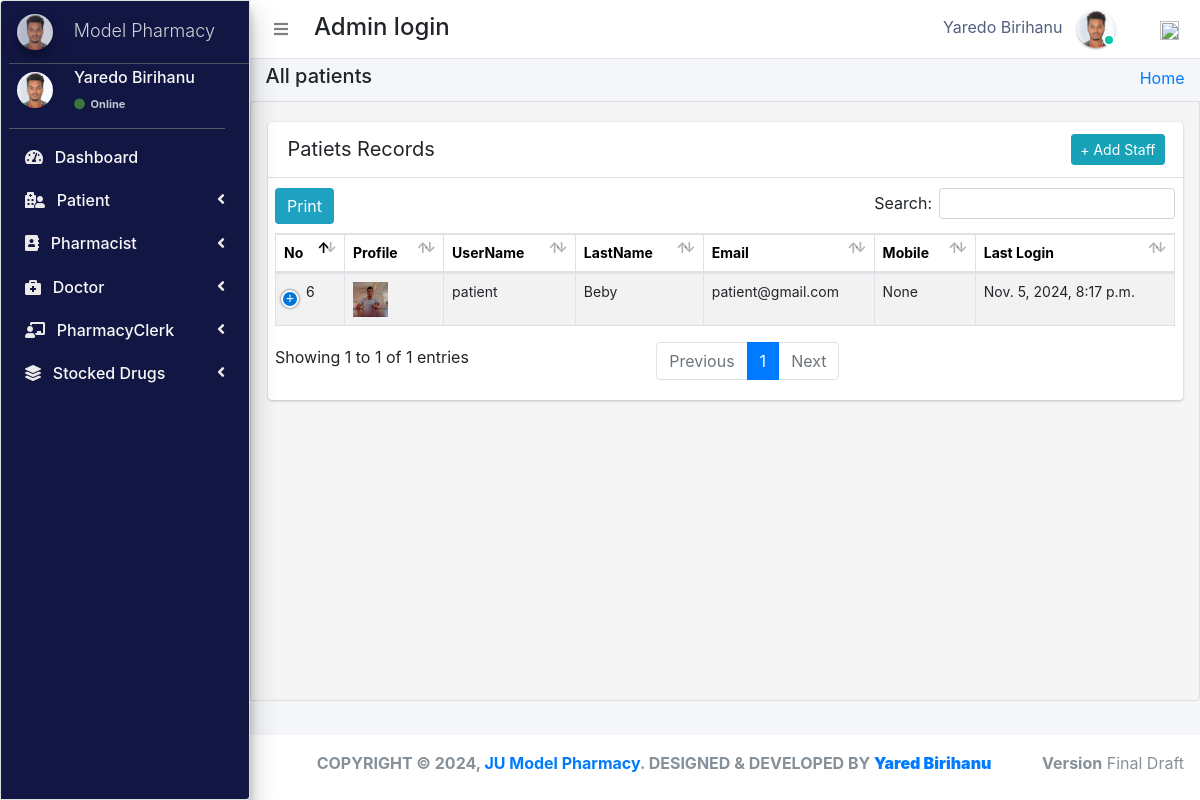
/admin_user/all_patients/ (signed in), run on the app's committed database.
### pharmacy/models.py (models this page shows, shortened)
class CustomUser(AbstractUser):
    user_type_data = ((1, "AdminHOD"), (2, "Pharmacist"), (3, "Doctor"), (4, "PharmacyClerk"),(5, "Patients"))
    user_type = models.CharField(default=1, choices=user_type_data, max_length=10)

class AdminHOD(models.Model):
    gender_category=(
        ('Male','Male'),
        ('Female','Female'),
    )
    admin = models.OneToOneField(CustomUser,null=True, on_delete = models.CASCADE)
    emp_no= models.CharField(max_length=100,null=True,blank=True)
    gender=models.CharField(max_length=100,null=True,choices=gender_category)
    mobile=models.CharField(max_length=10,null=True,blank=True)
    address=models.CharField(max_length=300,null=True,blank=True)
    profile_pic=models.ImageField(default="admin.png",null=True,blank=True)
    created_at = models.DateTimeField(auto_now_add=True)
    updated_at = models.DateTimeField(auto_now=True)
    date_employed=models.DateTimeField(auto_now_add=True, auto_now=False)
    objects = models.Manager()

class Patients(models.Model):
    gender_category=(
        ('Male','Male'),
        ('Female','Female'),
    )
    admin = models.OneToOneField(CustomUser,null=True, on_delete = models.CASCADE)
    reg_no=models.CharField(max_length=30,null=True,blank=True,unique=True)
    gender=models.CharField(max_length=7,null=True,blank=True,choices=gender_category)
    first_name=models.CharField(max_length=20,null=True,blank=True)
    last_name=models.CharField(max_length=20,null=True,blank=True)
    dob=models.DateTimeField(auto_now_add= False, auto_now=False,null=True,blank=True)
    phone_number=models.CharField(max_length=10,null=True,blank=True)
    profile_pic=models.ImageField(default="patient.jpg",null=True,blank=True)
    age = models.IntegerField(default=0, blank=True, null=True)
    address=models.CharField(max_length=300,null=True,blank=True)
    date_admitted=models.DateTimeField(auto_now_add=True, auto_now=False)
    last_updated = models.DateTimeField(auto_now_add=False, auto_now=True)

### pharmacy/HODViews.py (the view, shortened to what this page needs)
# urls.py: path('admin_user/all_patients/',HODViews.allPatients,name='all_patients'),
def allPatients(request):
    form=PatientSearchForm1(request.POST or None)
    patients=Patients.objects.all()
    context={
        "patients":patients,
        "form":form,
        "title":"Admitted Patients"
    }
    return render(request,'hod_templates/admited_patients.html',context)

### pharmacy/forms.py
class PatientSearchForm1(ModelForm):
    class Meta:
        model=Patients
        fields='__all__'
        exclude=['profile_pic','gender','mobile','address','dob']

### pharmacy/templates/hod_templates/admited_patients.html (shortened to what this page needs)
{% extends 'hod_templates/base_template.html'%}
{% load static %}
{% block page_title %}
<h5>All patients</h5>
{% endblock page_title %}
{% block main_content %}
<section class="content">
    <div class="row">
        <div class="col-md-12 px-3">
            <div class="card card-primar sc">
                <div class="card-header">
                    <span>Patiets Records</span>
                   <div class="card-tools d-flex">
                <a class="btn btn-sm btn-info mr-2" href="{% url 'patient_form' %}" role="button">+ Add Staff</a>
            </div>
                </div>
                <table  class="table table-bordered table-hover dataTable" id="plist">
                    <thead>
                            <tr>
                                    <th>No</th>
                                    <th>Profile</th>
                                    <th>UserName</th>
                                    <th>LastName</th>
                                    <th>Email</th>
                                    <th>Mobile</th>
                                     <th>Last Login</th>
                            </tr>
                    </thead>
                    <tbody>
                            {% for patient in patients %}
                            <tr class="hov"> <td>{{patient.admin.id}}</td>
                                <td> <img src="{{patient.profile_pic.url}}" class="" width="35" height="35" alt=""></td>
                                <td>{{patient.admin}}</td>
                                <td>{{patient.admin.last_name}}</td>
                                <td>{{patient.admin.email}}</td>
                                <td>{{patient.phone_number}}</td>
                                <td>{{patient.admin.last_login}}</td>
                            </tr>
                            {% endfor %}
                    </tbody>
                </table>
            </div>
        </div>
    </div>
</section>
{% endblock %}

### pharmacy/templates/hod_templates/base_template.html (shortened to what this page needs)
{% extends 'base_file.html' %} {% block htm %}
<body class="hold-transition sidebar-mini layout-fixed">
    <div class="wrapper">
        <nav class="main-header navbar navbar-expand navbar-white navbar-light">
            <ul class="navbar-nav">
                <li class="nav-item">
                    <a class="nav-link" data-widget="pushmenu" href="#" role="button"><i class="fas fa-bars"></i></a>
                </li>
            </ul>
            <h4 style="margin-left: 10px; margin-top: 5px;">Admin login </h4>
            <ul class="navbar-nav ml-auto">
                <li class="mx-3">
                    <a href="#" class="sm-submenu-with-image a">
                        <span>{{user.first_name}}  {{user.last_name}}</span>
                        <img src="{{request.user.adminhod.profile_pic.url}}" class="img-circle elevation-1" width="38" height="38" alt="">
                        <span class="avatar-status avatar-sm-status avatar-status-success"></span>
                    </a>
                </li>
                <li class="nav-item dropdown ml-3 low">
                    <a href="#" class="btn btn-outlined btn-black text-muted bg-transparent " data-toggle="dropdown" aria-expanded="false" data-wow-delay="0.7s"><img src="https://img.icons8.com/ios/50/000000/settings.png" width="19" height="19">
                    </a>
                </li>
            </ul>
        </nav>
        {% include 'hod_templates/sidebar.html'%}
        <div class="content-wrapper">
            <div class="content-header">
                <div class="container-fluid">
                    <div class="row ">
                        <div class="col-sm-6">
                            <h1 class="m-0 text-dark">
                                {% block page_title %} {% endblock page_title %}
                            </h1>
                        </div>
                        <div class="col-sm-6 ">
                            <ol class="breadcrumb float-sm-right">
                                <li class="breadcrumb-item"><a href="">Home</a></li>
                            </ol>
                        </div>
                    </div>
                </div>
            </div>
            {% block main_content %} {% endblock main_content %}
        </div>
        {% include 'hod_templates/footer.html'%}
    </div>
    {% endblock htm %}

### pharmacy/templates/hod_templates/sidebar.html (shortened to what this page needs)
<aside class="main-sidebar sidebar-dark-primary elevation-4">
    <a href="" class="brand-link ml-2">
        <img src="{{request.user.adminhod.profile_pic.url}}" alt="" width="36" height="36" class=" img-circle elevation-3" style="opacity: .8">
        <span class="brand-text font-weight-light mt-1 ml-3 mmust">Model Pharmacy</span>
    </a>
    <div class="sidebar">
        <div class="user-panel mr-3">
            <div class="pull-left image sm-submenu-with-image a ml-2 ">
                <img src="{{request.user.adminhod.profile_pic.url}}" class="img-circle mt-2" width="36" height="36" alt="User Image">
            </div>
            <div class="pull-left info">
                <p>{{user.first_name}} {{user.last_name}}</p>
                <a href="#"><i class="fa fa-circle text-success "></i> Online</a>
            </div>
        </div>
        <nav class="mt-2">
            <ul class="nav nav-pills nav-sidebar flex-column" data-widget="treeview" role="menu" data-accordion="false">
                <li class="nav-item">
                    <a href="{% url  'admin_dashboard' %}" class="nav-link">
                        <i class="fas fa-tachometer-alt mr-2"></i>
                        <p>
                            Dashboard
                        </p>
                    </a>
                </li>
                <li class="nav-item">
                    <a href="#" class="nav-link">
                        <i class="fas fa-hospital-user mr-2"></i>
                        <p>
                            Patient
                            <i class="right fas fa-angle-left"></i>
                        </p>
                    </a>
                </li>
                <li class="nav-item">
                    <a href="#" class="nav-link">
                        <i class="fas fa-address-book mr-2"></i>
                        <p>
                            Pharmacist
                            <i class="right fas fa-angle-left"></i>
                        </p>
                    </a>
                </li>
                <li class="nav-item">
                    <a href="#" class="nav-link">
                        <i class="fas fa-briefcase-medical mr-2"></i>
                        <p>
                            Doctor
                            <i class="right fas fa-angle-left"></i>
                        </p>
                    </a>
                </li>
                <li class="nav-item">
                    <a href="#" class="nav-link">
                        <i class="fas fa-chalkboard-teacher mr-2"></i>
                        <p>
                            PharmacyClerk
                            <i class="right fas fa-angle-left"></i>
                        </p>
                    </a>
                </li>
                <li class="nav-item">
                    <a href="#" class="nav-link">
                        <i class="fas fa-layer-group mr-2"></i>
                        <p>
                            Stocked Drugs
                            <i class="right fas fa-angle-left"></i>
                        </p>
                    </a>
                </li>
            </ul>
        </nav>
    </div>
</aside>

### static/css/main.css (style rules this page uses)
html { font-family: sans-serif; line-height: 1.15; -webkit-text-size-adjust: 100%; -webkit-tap-highlight-color: transparent; }
body { overflow-y: hidden; overflow-x: hidden; font-family: -apple-system, BlinkMacSystemFont, "Segoe UI", Roboto, "Helvetica Neue", Arial, "Noto Sans", sans-serif, "Apple Color Emoji", "Segoe UI Emoji", "Segoe UI Symbol", "Noto Color Emoji" !important; }
th { color: rgb(0, 0, 0); font-size: 14px !important; }
.content { background-color: #f5f5f5; border: 1px solid #dddddd; border-radius: 4px 0px 4px 0px; left: -1px; padding: 10px 7px 5px; }
.main-sidebar { background: #ffffff; border: 1px solid #dddddd; border-radius: 4px 0px 4px 0px; font-weight: bold; }
.content { height: 75vh; overflow-y: scroll; overflow-x: hidden; }
.sc { white-space: nowrap; display: block; overflow-x: hidden !important; }
.content .row { margin-top: 20px !important; }
.main-sidebar { background-color: #121642 !important; color: white !important; }
.main-sidebar p { color: #f8f8f8 !important; font-weight: 500 !important }
.main-sidebar i { color: rgb(235, 233, 233) !important; }
td { font-size: 14px !important; }
.hov { transition: transform .5s; }
.avatar-status { position: absolute; bottom: 12px; right: 75.4px; display: -ms-inline-flexbox; display: inline-flex; -ms-flex-negative: 0; flex-shrink: 0; -ms-flex-pack: center; justify-content: center; -ms-flex-align: center; align-items: center; white-space: nowrap; text-align: center; vertical-align: baseline; font-weight: 600; border: .125rem solid #fff; width: 12px; height: 12px; line-height: 1; font-size: .71094rem; border-radius: 50%; }
.avatar-status-success { color: #fff; background-color: #00c9a7; }
.card-header span { font-size: 20px !important; }
.table>tbody>tr>td, .table>tbody>tr>th, .table>tfoot>tr>td, .table>tfoot>tr>th, .table>thead>tr>td, .table>thead>tr>th { padding: 8px; line-height: 1.42857143; vertical-align: top; }
.pull-left { float: left; }
.pull-left { float: left!important; }
.user-panel>.info { padding: 5px 5px 5px 15px; line-height: 1; position: absolute; left: 55px; }
.user-panel>.info>p { font-weight: 600; margin-bottom: 9px; }
p { margin: 0 0 10px; }
.user-panel { padding-bottom: 20px; }
.user-panel:after { clear: both; }
.user-panel:before, .user-panel:after { content: " "; display: table; }
.user-panel>.info>a>.fa, .user-panel>.info>a>.ion, .user-panel>.info>a>.glyphicon { margin-right: 3px; }
.fa-circle { color: #3c763d !important; }
.user-panel i { color: #3c763d !important; }
.user-panel>.info>a { text-decoration: none; padding-right: 5px; margin-top: 3px; font-size: 11px; overflow: hidden; white-space: nowrap; }
.mmust { overflow: hidden; white-space: nowrap; font-size: 18px; }
.table { background: white !important; }
.container-fluid { width: 100%; padding-right: 15px; padding-left: 15px; margin-right: auto; margin-left: auto; }
.row { display: flex; flex-wrap: wrap; margin-right: -15px; margin-left: -15px; }
.d-flex { display: flex !important; z-index: 44; }
.d-flex { display: flex !important; }
.table tbody tr:nth-of-type(odd) { background-color: rgba(0, 0, 0, .05) !important; }
.table tbody tr:nth-of-type(odd) { background-color: rgba(197, 197, 197, 0.05) !important; }
.img-circle { border-radius: 50%; }
.content-wrapper .content-header { padding: 5px 0.5rem !important; }

### static/css/profile.css (style rules this page uses)
li { list-style-type: none ! }
.navbar-nav span { color: #525f7f !important; margin-right: 10px !important; }
body { font-family: 'Rubik', sans-serif; height: 100% !important; }
.table tbody tr:nth-of-type(odd) { background-color: rgba(0, 0, 0, .05) !important; }

### data on the page
CustomUser: first_name "Yaredo", last_name "Birihanu", user.adminhod.profile_pic (picture)
Patients: admin.id "6", profile_pic (picture), admin "patient", admin.last_name "Beby", admin.email "patient@gmail.com", phone_number "None", admin.last_login "Nov. 5, 2024, 8:17 p.m."
